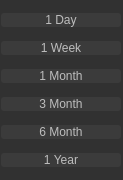
<?xml version="1.0" encoding="UTF-8"?>
<ui version="4.0">
 <class>DropDownSelector</class>
 <widget class="QDialog" name="DropDownSelector">
  <property name="geometry">
   <rect>
    <x>0</x>
    <y>0</y>
    <width>123</width>
    <height>180</height>
   </rect>
  </property>
  <property name="windowTitle">
   <string>Dialog</string>
  </property>
  <property name="styleSheet">
   <string notr="true">background-color: rgb(49, 49, 49);</string>
  </property>
  <widget class="QWidget" name="verticalLayoutWidget">
   <property name="geometry">
    <rect>
     <x>0</x>
     <y>-1</y>
     <width>121</width>
     <height>181</height>
    </rect>
   </property>
   <layout class="QVBoxLayout" name="verticalLayout">
    <property name="spacing">
     <number>1</number>
    </property>
    <property name="leftMargin">
     <number>1</number>
    </property>
    <property name="topMargin">
     <number>1</number>
    </property>
    <item>
     <widget class="QPushButton" name="button1">
      <property name="focusPolicy">
       <enum>Qt::NoFocus</enum>
      </property>
      <property name="styleSheet">
       <string notr="true">QPushButton {
background-color:#3B3B3B;
color:#BDBDBD;
border:none;
border-radius:3px;
}
QPushButton:pressed {
background-color:#606060;
color:#BDBDBD;
border:none;
border-radius:3px;
}
</string>
      </property>
      <property name="text">
       <string>1 Day</string>
      </property>
     </widget>
    </item>
    <item>
     <widget class="QPushButton" name="button2">
      <property name="focusPolicy">
       <enum>Qt::NoFocus</enum>
      </property>
      <property name="styleSheet">
       <string notr="true">QPushButton {
background-color:#3B3B3B;
color:#BDBDBD;
border:none;
border-radius:3px;
}
QPushButton:pressed {
background-color:#606060;
color:#BDBDBD;
border:none;
border-radius:3px;
}
</string>
      </property>
      <property name="text">
       <string>1 Week</string>
      </property>
     </widget>
    </item>
    <item>
     <widget class="QPushButton" name="button3">
      <property name="focusPolicy">
       <enum>Qt::NoFocus</enum>
      </property>
      <property name="styleSheet">
       <string notr="true">QPushButton {
background-color:#3B3B3B;
color:#BDBDBD;
border:none;
border-radius:3px;
}
QPushButton:pressed {
background-color:#606060;
color:#BDBDBD;
border:none;
border-radius:3px;
}
</string>
      </property>
      <property name="text">
       <string>1 Month</string>
      </property>
     </widget>
    </item>
    <item>
     <widget class="QPushButton" name="button4">
      <property name="focusPolicy">
       <enum>Qt::NoFocus</enum>
      </property>
      <property name="styleSheet">
       <string notr="true">QPushButton {
background-color:#3B3B3B;
color:#BDBDBD;
border:none;
border-radius:3px;
}
QPushButton:pressed {
background-color:#606060;
color:#BDBDBD;
border:none;
border-radius:3px;
}
</string>
      </property>
      <property name="text">
       <string>3 Month</string>
      </property>
     </widget>
    </item>
    <item>
     <widget class="QPushButton" name="button5">
      <property name="focusPolicy">
       <enum>Qt::NoFocus</enum>
      </property>
      <property name="styleSheet">
       <string notr="true">QPushButton {
background-color:#3B3B3B;
color:#BDBDBD;
border:none;
border-radius:3px;
}
QPushButton:pressed {
background-color:#606060;
color:#BDBDBD;
border:none;
border-radius:3px;
}
</string>
      </property>
      <property name="text">
       <string>6 Month</string>
      </property>
     </widget>
    </item>
    <item>
     <widget class="QPushButton" name="button6">
      <property name="focusPolicy">
       <enum>Qt::NoFocus</enum>
      </property>
      <property name="styleSheet">
       <string notr="true">QPushButton {
background-color:#3B3B3B;
color:#BDBDBD;
border:none;
border-radius:3px;
}
QPushButton:pressed {
background-color:#606060;
color:#BDBDBD;
border:none;
border-radius:3px;
}
</string>
      </property>
      <property name="text">
       <string>1 Year</string>
      </property>
     </widget>
    </item>
   </layout>
  </widget>
 </widget>
 <resources/>
 <connections/>
</ui>
